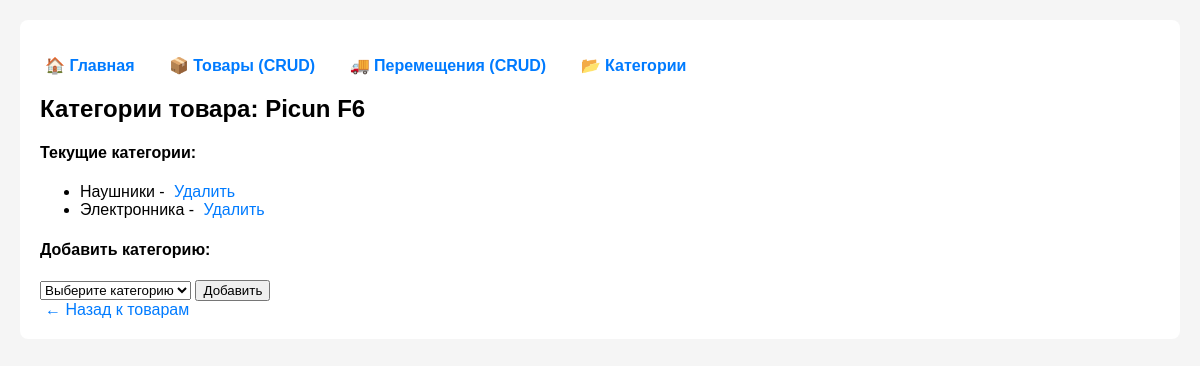
Screenshot of /products/4/categories/ with the database file from the repository.
### firstapp_var_6/models.py (models this page shows, shortened)
class Product(models.Model):
    name = models.CharField(max_length=200)
    price = models.DecimalField(max_digits=10, decimal_places=2)
    categories = models.ManyToManyField(Category, through='ProductCategory', verbose_name='Категории')
    photo = models.ImageField(upload_to='products/', blank=True, null=True)
    class Meta:
        ordering = ['name']

class ProductCategory(models.Model):
    product = models.ForeignKey(Product, on_delete=models.CASCADE, verbose_name='Товар')
    category = models.ForeignKey(Category, on_delete=models.CASCADE, verbose_name='Категория')
    assigned_at = models.DateTimeField(auto_now_add=True, verbose_name='Дата назначения')
    class Meta:
        unique_together = ['product', 'category']

class Category(models.Model):
    name = models.CharField(max_length=100, verbose_name='Название категории')
    class Meta:
        ordering = ['name']

### firstapp_var_6/views.py (the view, shortened to what this page needs)
# urls.py: path('products/<int:product_id>/categories/', views.manage_product_categories, name='manage_product_categories'),
def manage_product_categories(request, product_id):
    product = get_object_or_404(Product, id=product_id)
    product_categories = ProductCategory.objects.filter(product=product)
    available_categories = Category.objects.exclude(
        id__in=product_categories.values_list('category_id', flat=True)
    )
    return render(request, 'manage_product_categories.html', {
        'product': product,
        'product_categories': product_categories,
        'available_categories': available_categories,
    })

### templates/manage_product_categories.html (shortened to what this page needs)
{% extends 'base.html' %}
{% block content %}
<h2>Категории товара: {{ product.name }}</h2>
<h4>Текущие категории:</h4>
<ul>
{% for pc in product_categories %}
    <li>
        {{ pc.category.name }}
        - <a href="{% url 'firstapp_var_6:remove_product_category' product.id pc.category.id %}">Удалить</a>
    </li>
{% empty %}
    <li>Нет категорий</li>
{% endfor %}
</ul>
<h4>Добавить категорию:</h4>
<form method="post">
    <select name="category_id">
        <option value="">Выберите категорию</option>
    </select>
    <button type="submit">Добавить</button>
</form>
<a href="{% url 'firstapp_var_6:product_list' %}">← Назад к товарам</a>
{% endblock %}

### templates/base.html (style rules this page uses)
body { font-family: Arial, sans-serif; margin: 20px; background: #f5f5f5; }
a { text-decoration: none; color: #007bff; margin: 5px; }

### rows the page displays
Product: name "Picun F6"
ProductCategory: category.name "Наушники"
ProductCategory: category.name "Электронника"
